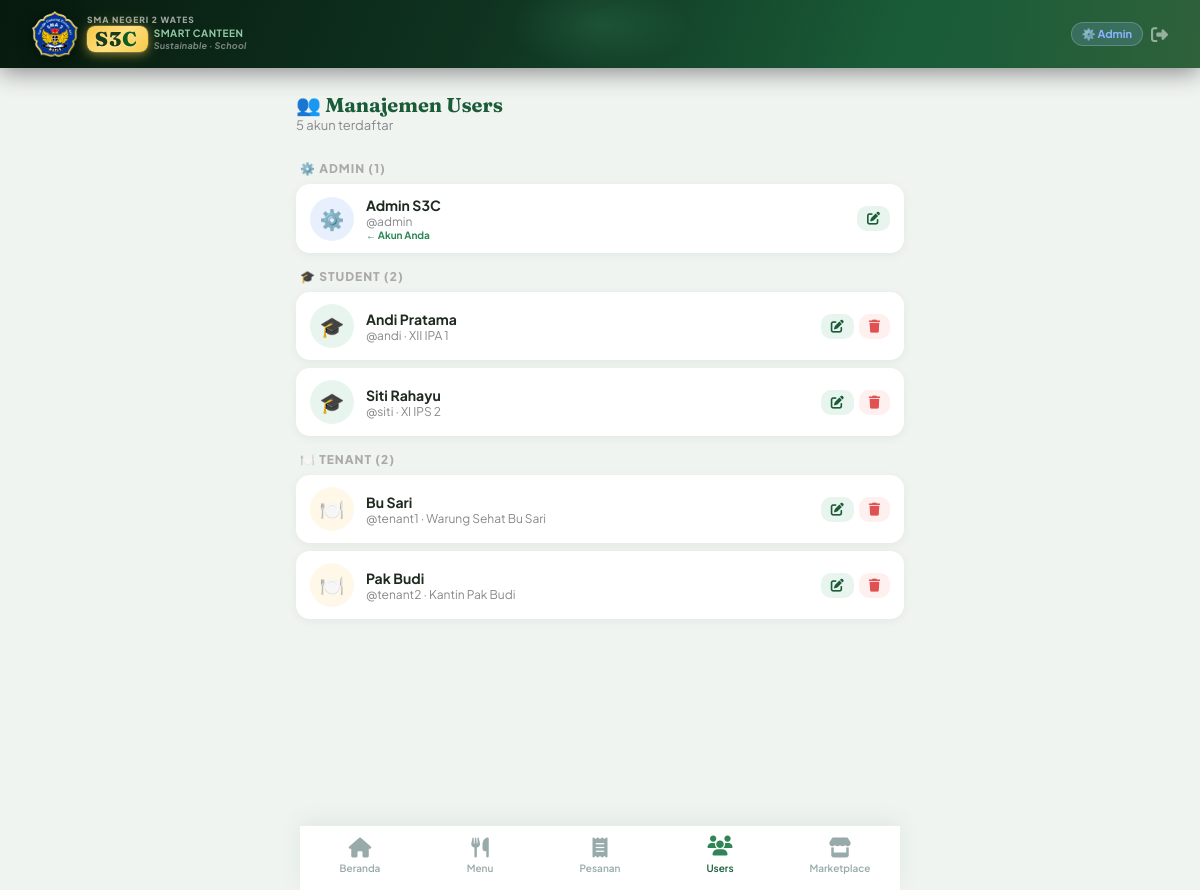
Page /admin/users (signed in) on the committed database.
### tables this page shows
CREATE TABLE users (
            id INTEGER PRIMARY KEY AUTOINCREMENT,
            name TEXT NOT NULL, username TEXT UNIQUE NOT NULL,
            password TEXT NOT NULL, role TEXT NOT NULL,
            kelas TEXT, tenant_name TEXT, photo TEXT,
            created_at TEXT DEFAULT (datetime('now'))
        );

### app.py (the view)
@app.route('/admin/users')
def admin_users():
    if 'user_id' not in session or session['role'] != 'admin': return redirect(url_for('login'))
    users = query_db('SELECT * FROM users ORDER BY role,name')
    return render_template('admin/users.html', users=users)

### app.py (called while the page is built)
def get_db():
    db = getattr(g, '_database', None)
    if db is None:
        db = g._database = sqlite3.connect(DATABASE)
        db.row_factory = sqlite3.Row
        db.execute("PRAGMA foreign_keys = ON")
    return db

@app.teardown_appcontext
def close_connection(exc):
    db = getattr(g, '_database', None)
    if db: db.close()

def query_db(q, args=(), one=False, commit=False):
    db = get_db()
    cur = db.execute(q, args)
    if commit:
        db.commit()
        return cur.lastrowid
    rv = cur.fetchall()
    return (rv[0] if rv else None) if one else rv

### templates/admin/users.html (shortened to what this page needs)
{% extends 'base.html' %}
{% block content %}
<div style="display:flex;justify-content:space-between;align-items:center;padding:16px 16px 0;">
    <div>
        <div style="font-family:'Fraunces',serif;font-size:20px;font-weight:700;color:#1a5c38;">👥 Manajemen Users</div>
        <div style="font-size:13px;color:#888;">{{ users|length }} akun terdaftar</div>
    </div>
</div>
{% set role_order = {'admin': 0, 'tenant': 1, 'student': 2} %}
{% set role_colors = {'admin': ('#e8f0fe','#1a56c4','⚙️'), 'tenant': ('#fff8e8','#8b6914','🍽️'), 'student': ('#e8f5ee','#1a5c38','🎓')} %}
<div style="padding:12px 16px 80px;">
    {% set ns = namespace(cur_role=None) %}
    {% for user in users %}
        {% if user.role != ns.cur_role %}
        <div style="font-size:12px;font-weight:800;text-transform:uppercase;letter-spacing:1px;color:#aaa;margin:16px 0 8px 4px;">
            {{ role_colors[user.role][2] if user.role in role_colors else '👤' }}
            {{ user.role.upper() }} ({{ users|selectattr('role','eq',user.role)|list|length }})
        </div>
        {% set ns.cur_role = user.role %}
        {% endif %}
        <div style="background:white;border-radius:14px;padding:12px 14px;margin-bottom:8px;display:flex;align-items:center;gap:12px;box-shadow:0 2px 8px rgba(26,92,56,0.07);">
            <div style="width:44px;height:44px;border-radius:22px;display:flex;align-items:center;justify-content:center;font-size:20px;flex-shrink:0;
                background:{{ role_colors[user.role][0] if user.role in role_colors else '#f0f0f0' }};">
                {{ role_colors[user.role][2] if user.role in role_colors else '👤' }}
            </div>
            <div style="flex:1;min-width:0;">
                <div style="font-weight:700;font-size:14px;color:#1e2a1f;">{{ user.name }}</div>
                <div style="font-size:12px;color:#888;">@{{ user.username }}
                    {% if user.tenant_name %} · {{ user.tenant_name }}{% endif %}
                    {% if user.kelas %} · {{ user.kelas }}{% endif %}
                </div>
                {% if user.id == session.user_id %}
                <div style="font-size:10px;color:#2d8653;font-weight:700;">← Akun Anda</div>
                {% endif %}
            </div>
            <div style="display:flex;gap:5px;">
                <a href="{{ url_for('admin_edit_user', user_id=user.id) }}" class="btn btn-secondary btn-sm" style="padding:6px 10px;"><i class="fas fa-edit"></i></a>
                {% if user.id != session.user_id %}
                <form method="POST" action="{{ url_for('admin_delete_user', user_id=user.id) }}" onsubmit="return confirm('Hapus akun {{ user.name }}?')">
                    <button type="submit" class="btn btn-danger btn-sm" style="padding:6px 10px;"><i class="fas fa-trash"></i></button>
                </form>
                {% endif %}
            </div>
        </div>
    {% endfor %}
</div>
{% endblock %}

### templates/base.html (style rules this page uses)
:root { --forest: #1a5c38; --leaf: #2d8653; --sage: #4caf78; --mint: #a8e6bc; --foam: #e8f5ee; --earth: #8b6914; --clay: #c4956a; --sand: #f5e6d3; --cream: #fdfaf6; --bark: #4a3728; --charcoal: #1e2a1f; --mist: #f0f4f1; --white: #ffffff; --danger: #e05252; --warning: #e8a020; --info: #3a8fd4; --shadow-sm: 0 2px 8px rgba(26,92,56,0.08); --shadow-md: 0 4px 20px rgba(26,92,56,0.12); --shadow-lg: 0 8px 40px rgba(26,92,56,0.16); --radius: 16px; --radius-sm: 10px; --radius-lg: 24px; }
* { margin: 0; padding: 0; box-sizing: border-box; }
html { scroll-behavior: auto; }
body { font-family: 'Plus Jakarta Sans', sans-serif; background: var(--mist); color: var(--charcoal); min-height: 100vh; padding-bottom: 90px; }
.btn { display: inline-flex; align-items: center; gap: 8px; padding: 10px 20px; border-radius: var(--radius-sm); font-family: inherit; font-size: 14px; font-weight: 600; border: none; cursor: pointer; text-decoration: none; transition: all 0.2s; }
.btn-secondary { background: var(--foam); color: var(--forest); }
.btn-danger { background: #fff0f0; color: var(--danger); }
.btn-sm { padding: 6px 14px; font-size: 13px; }

### rows in the picture
users: role "⚙️", role "ADMIN", role "1", name "Admin S3C", username "admin", shows "← Akun Anda"
users: role "🎓", role "STUDENT", role "2", name "Andi Pratama", username "andi", kelas "XII IPA 1"
users: role "🎓", name "Siti Rahayu", username "siti", kelas "XI IPS 2"
users: role "🍽️", role "TENANT", role "2", name "Bu Sari", username "tenant1", tenant_name "Warung Sehat Bu Sari"
users: role "🍽️", name "Pak Budi", username "tenant2", tenant_name "Kantin Pak Budi"

### other values in the picture
{{ users|length }} "5"
